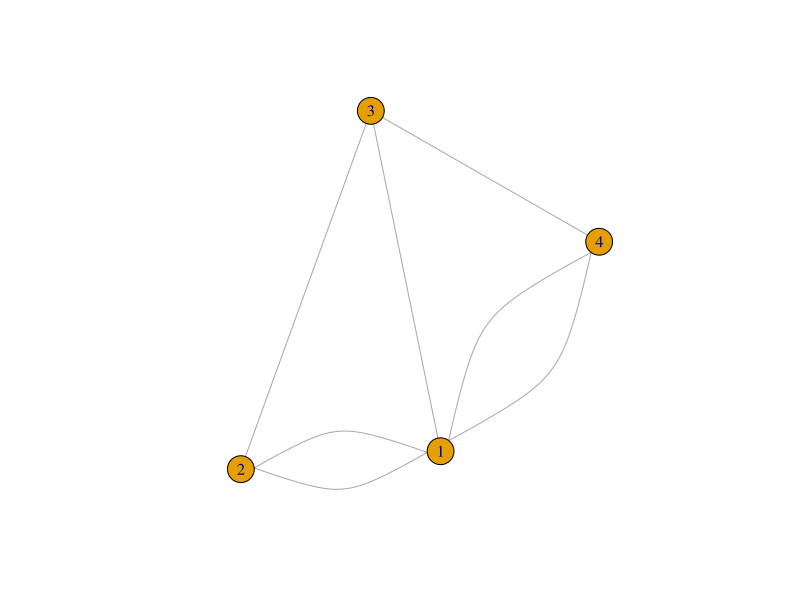
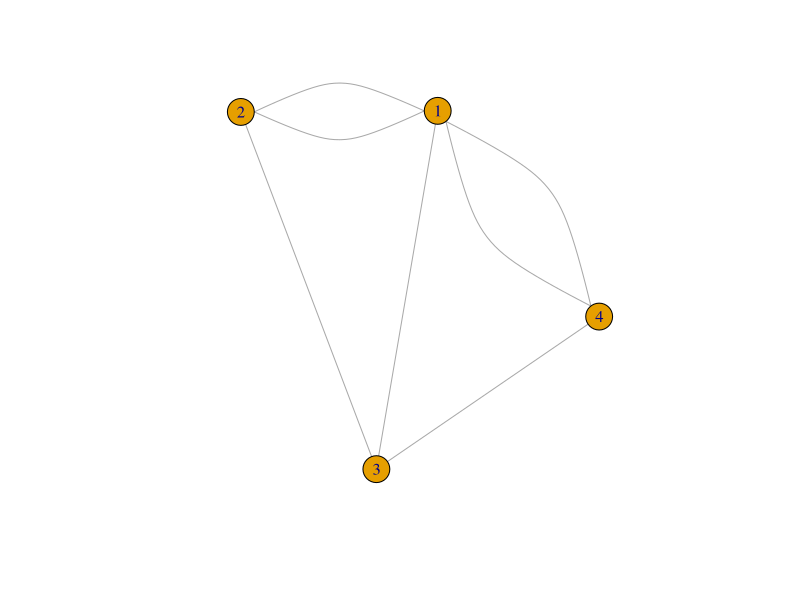
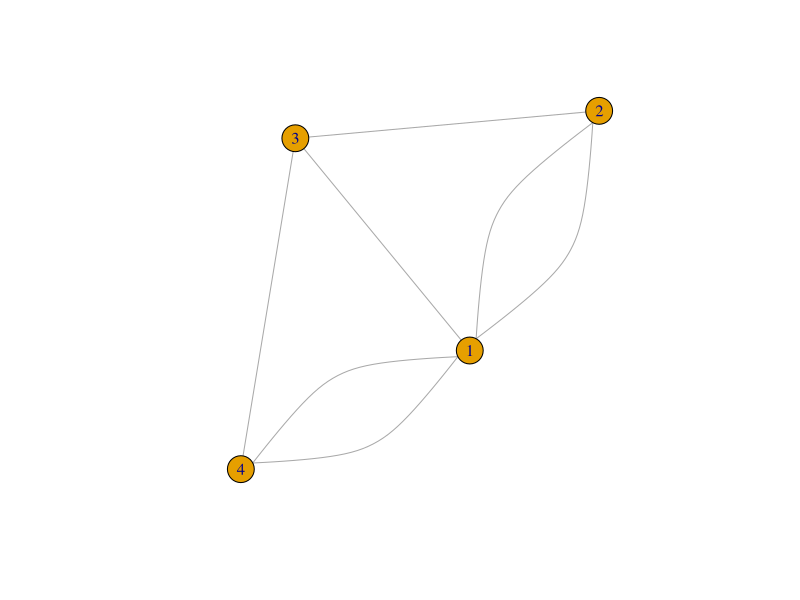
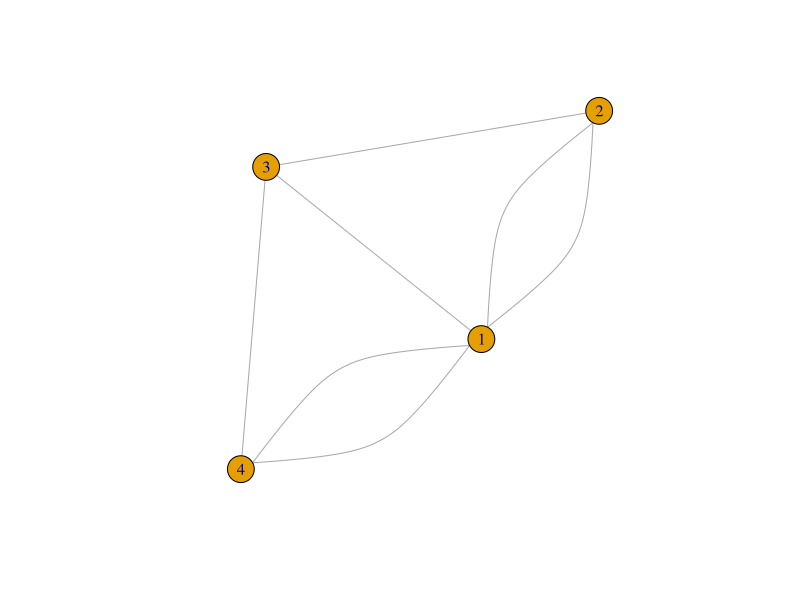
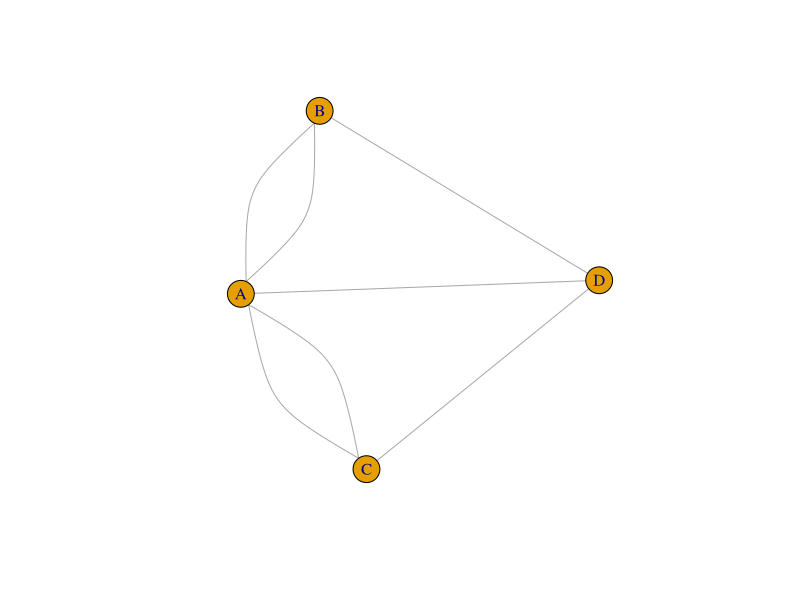
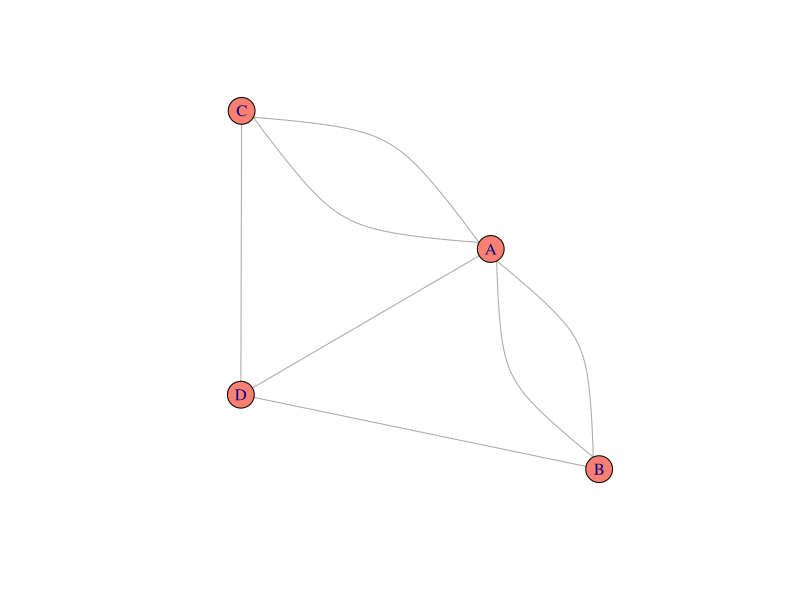
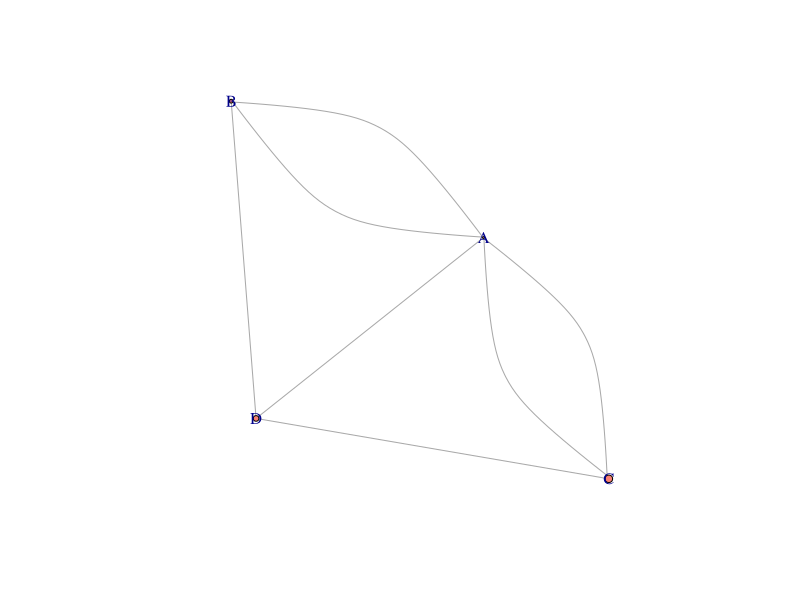
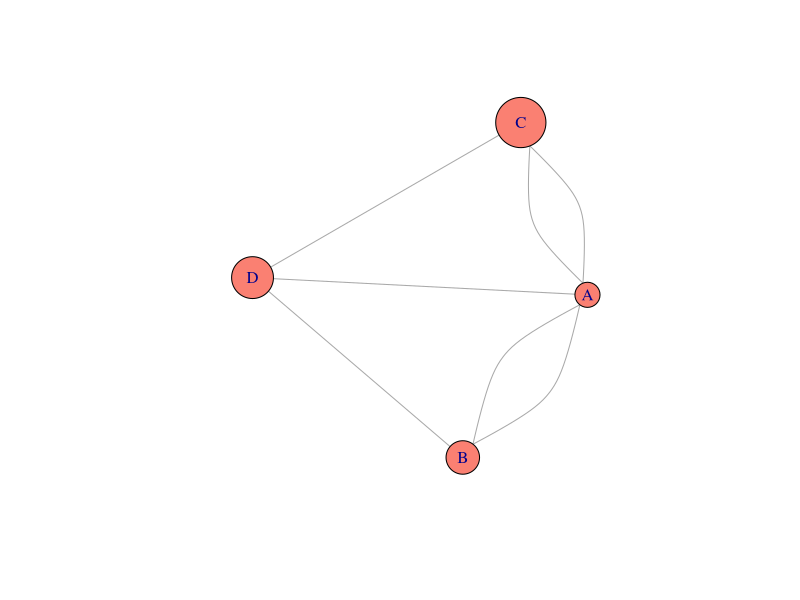

R code for these plots, in order: (Note: this script raises an error after producing the figures.)
## ---- chunk 1
knitr::opts_chunk$set(echo = TRUE)
## ---- chunk 2
#install.packages("igraph",repos="http://cran.us.r-project.org")
library("igraph")
## ---- chunk 3
bridgeEdgelist<-rbind(c(1,2),c(1,2),c(1,3),c(1,4),c(1,4),c(2,3),c(3,4))
bridgeEdgelist

bridgeGraphEl<-graph_from_edgelist(bridgeEdgelist,directed=FALSE)
plot(bridgeGraphEl)
## ---- chunk 4
r1<-c(0,1,1,1)
r2<-c(1,0,1,0)
r3<-c(0,0,0,1)
r4<-c(1,0,0,0)
bridgeAdjmat<-rbind(r1,r2,r3,r4)

bridgeAdjmat

bridgeGraphAm<-graph_from_adjacency_matrix(bridgeAdjmat,mode="plus")
plot(bridgeGraphAm)

## ---- chunk 5
r1<-c(0,2,1,2)
r2<-c(0,0,1,0)
r3<-c(0,0,0,1)
r4<-c(0,0,0,0)
bridgeAdjmatAlt<-rbind(r1,r2,r3,r4)

bridgeAdjmatAlt

bridgeGraphAmAlt<-graph_from_adjacency_matrix(bridgeAdjmatAlt,mode="undirected")
plot(bridgeGraphAmAlt)

## ---- chunk 6
## Vertices of graph from adjacency matrix
V(bridgeGraphAm)
## Edge of graph from adjacency matrix
E(bridgeGraphAm)
## Vertices of graph from edge list
V(bridgeGraphEl)
## Edge of graph from edge list
E(bridgeGraphEl)
## ---- chunk 7
## Test vertex list equivalence 
V(bridgeGraphAm)==V(bridgeGraphEl)
## Test edge list equivalence 
E(bridgeGraphEl)==E(bridgeGraphAm)
## ---- chunk 8
## Intersection
bridgeGraphAm %s% bridgeGraphEl

## Created intersected graph and plot
intBridge<-(bridgeGraphAm %s% bridgeGraphEl)
plot(intBridge)
## ---- chunk 9
bridgeGraphElDir<-graph_from_edgelist(bridgeEdgelist,directed=T)
bridgeGraphAmDir<-graph_from_adjacency_matrix(bridgeAdjmat,mode="directed")

## ---- chunk 10
vertex.attributes(bridgeGraphAm)
## ---- chunk 11
## For ease, let's rename the graph from 'bridgeGraphAm' to 'gr'
gr<-bridgeGraphAm
## Call the '$name' attribute
V(gr)$name
## Assign the '$name' attribute
V(gr)$name<-c("A","B","D","C")

## Call the '$name' attribute to verify assignment
V(gr)$name

## Plot to verify assignment
plot(gr)
## ---- chunk 12
V(gr)$color<-"salmon"
plot(gr)
## ---- chunk 13
V(gr)$size<-1:4
plot(gr)
## ---- chunk 14
V(gr)$size<-c(15,20,25,30)
plot(gr)
## ---- chunk 15
vertex.attributes(gr)
## ---- chunk 16
edge.attributes(gr)
## ---- chunk 17
E(gr)
## ---- chunk 18
E(gr)$name<-c("a","e","c","b","f","g","d")
## ---- chunk 19
## Note: Although node labels are plotted by default, edge labels
## need to be specified for plotting
plot(gr,edge.label=E(gr)$name)
## ---- chunk 20
E(gr)$width<-c(.5,1,2,3,4,5,6)
plot(gr,edge.label=E(gr)$name)
## ---- chunk 21
# This will initialize the altcolor attribute
V(gr)$altcolor<-"black"
V(gr)$altcolor[which(V(gr)$name=="D")]<-"white"
plot(gr, vertex.color=V(gr)$altcolor)
## ---- chunk 22
par(mfrow=c(2,3))
plot(gr,layout=layout_in_circle)
plot(gr,layout=layout_on_grid)
plot(gr,layout=layout_randomly)
plot(gr,layout=layout_as_tree)
plot(gr,layout=layout_as_star)
plot(gr,layout=layout_with_gem)

## Randomness in default layout
par(mfrow=c(1,3))
for(i in 1:3){
plot(gr)}
## ---- chunk 23
g <- erdos.renyi.game(50, 50, type = "gnm")

par(mfrow=c(2,3))
plot(g,layout=layout_in_circle)
plot(g,layout=layout_on_grid)
plot(g,layout=layout_randomly)
plot(g,layout=layout_as_tree)
plot(g,layout=layout_as_star)
plot(g,layout=layout_with_gem)

## Randomness in default layout
par(mfrow=c(1,3))
for(i in 1:3){plot(g)}

## ---- chunk 24
V(gr)$degree<-degree(gr)
V(gr)$degree
## ---- chunk 25
# Resetting node size and edge width to default
V(gr)$size<-5
E(gr)$width<-1
plot(gr,vertex.size=V(gr)$size*V(gr)$degree)
## ---- chunk 26

degree.gradient <- colorRampPalette(c("white","blue","red"))

V(gr)$degreecolor<-degree.gradient(max(V(gr)$degree)+1)[V(gr)$degree+1]
plot(gr,vertex.size=V(gr)$size*V(gr)$degree,vertex.color=V(gr)$degreecolor)
## ---- chunk 27
g <- erdos.renyi.game(100,150, type = "gnm")
V(g)$degreecolor<-NA
V(g)$size<-5

V(g)$degree<-degree(g)
V(g)$degreecolor<-degree.gradient(max(V(g)$degree)+1)[V(g)$degree+1]
set.seed(1)
layoutfr<-layout_with_fr(g)
plot(g,vertex.size=20*(V(g)$degree/max(V(g)$degree)),vertex.color=V(g)$degreecolor,vertex.label=V(g)$degree,layout=layoutfr)
set.seed(1)
par(bg="black")
plot(g,vertex.size=20*(V(g)$degree/max(V(g)$degree)),vertex.color=V(g)$degreecolor,vertex.label=NA,layout=layoutfr)

## ---- chunk 28
components(g)
## ---- chunk 29
V(g)$component<-components(g)$membership

V(g)$componentcolor<-rainbow(components(g)$no)[V(g)$component]

plot(g, vertex.label=NA,vertex.color=V(g)$componentcolor,layout=layoutfr)
## ---- chunk 30
cwt<-cluster_walktrap(gr)
membership(cwt)

plot(cwt,gr)

cwtg<-cluster_walktrap(g)
membership(cwtg)

plot(cwtg,g,layout=layoutfr)
## ---- chunk 31

spsA<-all_simple_paths(gr,V(gr)[which(E(gr)$name=="A")])

## Look at simple path object
spsA[[1]]

## Which nodes are in the specified path?
which(V(gr)%in%spsA[[1]])

## Which edges are in the path?
E(gr,path=spsA[[1]],dir=T)

## Plot the graph with path highlighted
## Set all non-path colors and sizes to a default
V(gr)$spcolor<-"black"
V(gr)$spsize<-5
E(gr)$spcolor<-"black"

## Color and size to highlight paths
V(gr)$spcolor[which(V(gr)%in%spsA[[4]])]<-"blue"
V(gr)$spsize[which(V(gr)%in%spsA[[4]])]<-10
E(gr,path=spsA[[4]],dir=T)$spcolor<-"blue"

plot(gr,vertex.color=V(gr)$spcolor,edge.color=E(gr)$spcolor,vertex.size=V(gr)$spsize)

## ---- chunk 32
# Hint: lengths returns lengths of objects in lists, 'spsA' is a list
lengths(spsA)
## Finds first instance of longest path
which.max(lengths(spsA))

## ---- chunk 33
eccentricity(gr)
diameter(gr)
radius(gr)

eccentricity(g)
diameter(g)
radius(g)
